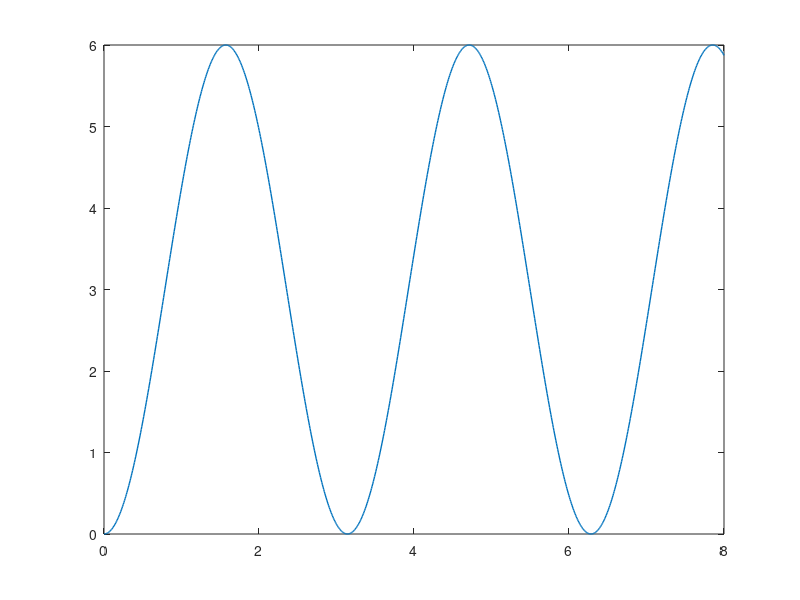

Source code (MATLAB): (Note: this script raises an error after producing the figure.)
clear all
close all

t = linspace(0,8,1000);
T_des = 6*sin(t).^2;
dt = 0.1;
plot(t,T_des,'LineWidth',1)
T_real = zeros(size(T_des));

for i = 1:length(T_des)
    T_real(i+1) = thruster_model(T_des(i), dt, T_real(i));
end
hold on
T_real;
plot(t,T_real(2:end),'LineWidth',1)
title('Thruster Model')
legend('Commanded','Delivered')
xlabel('time (sec)')
ylabel('Thrust (N)')

%other test
T_des2 = (4.5/2)*square(3*t) + (4.5/2);
T_real2 = zeros(size(T_des2));
for i = 1:length(T_des)
    T_real2(i+1) = thruster_model(T_des2(i), dt, T_real2(i));
end
figure()
plot(t,T_des2,'LineWidth',1)
hold on
plot(t,T_real2(2:end),'LineWidth',1)
axis([0 max(t) -2 6])
title('Thruster Model')
legend('Commanded','Delivered')
xlabel('time (sec)')
ylabel('Thrust (N)')
